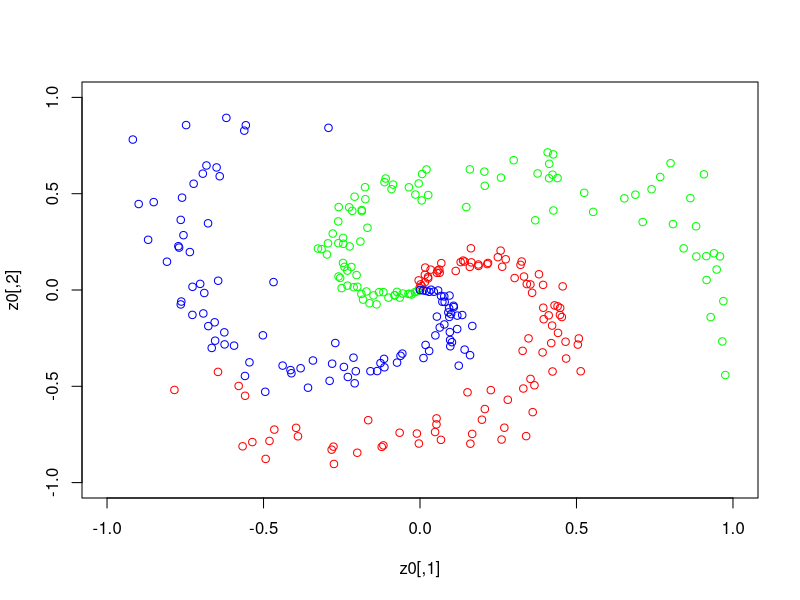

The R source for this figure:
# Spiral 2-dimensional data set
# Ref: http://cs231n.github.io/neural-networks-case-study/

args <- commandArgs(trailingOnly = TRUE)

n = as.numeric(args[1])
n = if(is.na(n)){100}else{n}

th = function(k){ seq(k*4,(k+1)*4,length=n) + rnorm(n)*0.2}
r = seq(0,1,length=n)
z = function(k) { cbind(r*sin(th(k)),r*cos(th(k))) }
z0 = z(0)
z1 = z(1)
z2 = z(2)
plot(z0,col="red",xlim=c(-1,1),ylim=c(-1,1))
points(z1,col="green")
points(z2,col="blue")
s = c(rep(1,n),rep(2,n),rep(3,n))
z_all = rbind(z0,z1,z2)
m = cbind(s==1,s==2,s==3,z_all)
write.table(m, 'spiral.csv',row.names=F, col.names=F,sep=',')
